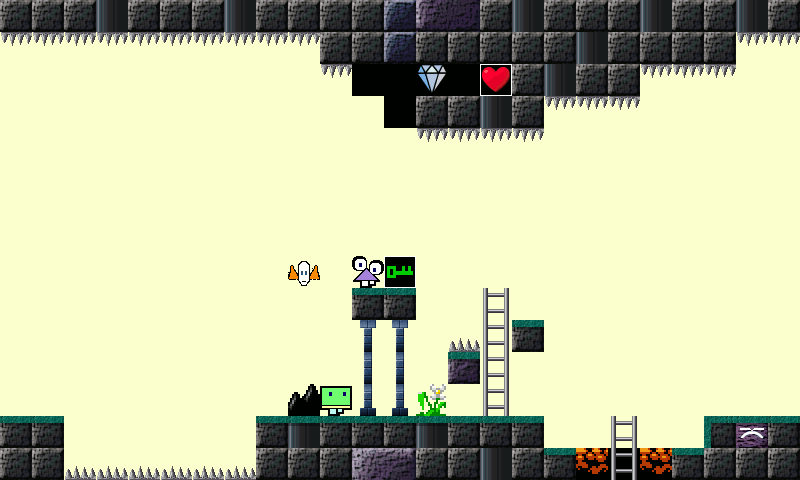

Below is a game level as drawn by its tile map, then a one-line description and the .tmx file that defines it, in full:
An orthogonal 25x15 tile map with 32x32 px tiles, 6 tile layers (Layer 0 tiles, Layer 1 underlays tiles, Layer 2 underlays sprites and player, Layer 3 underlays sprites and mobs, ...), 6 tilesets.

<map version="1.0" tiledversion="1.0.3" orientation="orthogonal" renderorder="right-down" width="25" height="15" tilewidth="32" tileheight="32" nextobjectid="1">
 <tileset firstgid="1" name="0" tilewidth="32" tileheight="32" tilecount="800" columns="8">
  <image source="../images/map0Tiles.png" width="256" height="3200" />
 </tileset>
 <tileset firstgid="801" name="1" tilewidth="32" tileheight="32" tilecount="1744" columns="8">
  <image source="../images/map1UnderlaysTiles.png" width="256" height="7000" />
 </tileset>
 <tileset firstgid="2545" name="2" tilewidth="32" tileheight="32" tilecount="64" columns="8">
  <image source="../images/map2UnderlaysSpritesAndPlayer.png" width="256" height="256" />
 </tileset>
 <tileset firstgid="2609" name="3" tilewidth="32" tileheight="32" tilecount="368" columns="8">
  <image source="../images/map3UnderlaysSpritesAndMobs.png" width="256" height="1500" />
 </tileset>
 <tileset firstgid="2977" name="4" tilewidth="32" tileheight="32" tilecount="120" columns="8">
  <image source="../images/map4OverlaysSprites.png" width="256" height="500" />
 </tileset>
 <tileset firstgid="3097" name="5" tilewidth="32" tileheight="32" tilecount="1000" columns="8">
  <image source="../images/map5OverlaysTiles.png" width="256" height="4000" />
 </tileset>
 <layer name="Layer 0 tiles" width="25" height="15">
  <data encoding="csv">
109,109,109,283,109,109,109,283,109,109,109,109,143,134,135,109,283,109,109,109,283,109,109,283,109,
1,1,1,1,1,1,1,1,1,1,109,109,143,109,109,109,109,109,283,109,109,109,109,1,1,
1,1,1,1,1,1,1,1,1,1,1,64,64,64,64,64,109,283,109,109,1,1,1,1,1,
1,1,1,1,1,1,1,1,1,1,1,1,64,109,109,283,109,1,1,1,1,1,1,1,1,
1,1,1,1,1,1,1,1,1,1,1,1,1,1,1,1,1,1,1,1,1,1,1,1,1,
1,1,1,1,1,1,1,1,1,1,1,1,1,1,1,1,1,1,1,1,1,1,1,1,1,
1,1,1,1,1,1,1,1,1,1,1,1,1,1,1,1,1,1,1,1,1,1,1,1,1,
1,1,1,1,1,1,1,1,1,1,1,1,1,1,1,1,1,1,1,1,1,1,1,1,1,
1,1,1,1,1,1,1,1,1,1,1,1,1,1,1,1,1,1,1,1,1,1,1,1,1,
1,1,1,1,1,1,1,1,1,1,1,109,109,1,1,1,1,1,1,1,1,1,1,1,1,
1,1,1,1,1,1,1,1,1,1,1,1,1,1,1,1,109,1,1,1,1,1,1,1,1,
1,1,1,1,1,1,1,1,1,1,1,1,1,1,111,1,1,1,1,1,1,1,1,1,1,
1,1,1,1,1,1,1,1,1,1,1,1,1,1,1,1,1,1,1,1,1,1,1,1,1,
109,109,1,1,1,1,1,1,109,283,109,109,109,283,109,109,109,1,1,1,1,1,109,283,109,
109,109,1,1,1,1,1,1,109,109,109,126,127,109,109,283,109,109,336,64,336,109,109,109,109
</data>
 </layer>
 <layer name="Layer 1 underlays tiles" width="25" height="15">
  <data encoding="csv">
0,0,0,0,0,0,0,0,0,0,0,0,0,0,0,0,0,0,0,0,0,0,0,0,0,
0,0,0,0,0,0,0,0,0,0,0,0,0,0,0,0,0,0,0,0,0,0,0,0,0,
0,0,0,0,0,0,0,0,0,0,0,0,0,0,0,0,0,0,0,0,0,0,0,0,0,
0,0,0,0,0,0,0,0,0,0,0,0,0,0,0,0,0,0,0,0,0,0,0,0,0,
0,0,0,0,0,0,0,0,0,0,0,0,0,0,0,0,0,0,0,0,0,0,0,0,0,
0,0,0,0,0,0,0,0,0,0,0,0,0,0,0,0,0,0,0,0,0,0,0,0,0,
0,0,0,0,0,0,0,0,0,0,0,0,0,0,0,0,0,0,0,0,0,0,0,0,0,
0,0,0,0,0,0,0,0,0,0,0,0,0,0,0,0,0,0,0,0,0,0,0,0,0,
0,0,0,0,0,0,0,0,0,0,0,0,0,0,0,0,0,0,0,0,0,0,0,0,0,
0,0,0,0,0,0,0,0,0,0,0,0,0,0,0,1233,0,0,0,0,0,0,0,0,0,
0,0,0,0,0,0,0,0,0,0,0,0,0,0,0,1233,0,0,0,0,0,0,0,0,0,
0,0,0,0,0,0,0,0,0,0,0,0,0,0,0,1233,0,0,0,0,0,0,0,0,0,
0,0,0,0,0,0,0,0,0,2129,0,0,0,2054,1073,1233,0,0,0,0,0,0,0,0,0,
0,0,0,0,0,0,0,0,0,0,0,0,0,0,0,0,0,0,0,1193,0,0,0,0,0,
0,0,0,0,0,0,0,0,0,0,0,0,0,0,0,0,0,0,2341,1193,2341,0,0,0,0
</data>
 </layer>
 <layer name="Layer 2 underlays sprites and player" width="25" height="15">
  <data encoding="csv">
0,0,0,0,0,0,0,0,0,0,0,0,0,0,0,0,0,0,0,0,0,0,0,0,0,
0,0,0,0,0,0,0,0,0,0,0,0,0,0,0,0,0,0,0,0,0,0,0,0,0,
0,0,0,0,0,0,0,0,0,0,0,0,0,0,0,0,0,0,0,0,0,0,0,0,0,
0,0,0,0,0,0,0,0,0,0,0,0,0,0,0,0,0,0,0,0,0,0,0,0,0,
0,0,0,0,0,0,0,0,0,0,0,0,0,0,0,0,0,0,0,0,0,0,0,0,0,
0,0,0,0,0,0,0,0,0,0,0,0,0,0,0,0,0,0,0,0,0,0,0,0,0,
0,0,0,0,0,0,0,0,0,0,0,0,0,0,0,0,0,0,0,0,0,0,0,0,0,
0,0,0,0,0,0,0,0,0,0,0,0,0,0,0,0,0,0,0,0,0,0,0,0,0,
0,0,0,0,0,0,0,0,0,0,0,0,0,0,0,0,0,0,0,0,0,0,0,0,0,
0,0,0,0,0,0,0,0,0,0,0,0,0,0,0,0,0,0,0,0,0,0,0,0,0,
0,0,0,0,0,0,0,0,0,0,0,0,0,0,0,0,0,0,0,0,0,0,0,0,0,
0,0,0,0,0,0,0,0,0,0,0,0,0,0,0,0,0,0,0,0,0,0,0,0,0,
0,0,0,0,0,0,0,0,0,0,2545,0,0,0,0,0,0,0,0,0,0,0,0,0,0,
0,0,0,0,0,0,0,0,0,0,0,0,0,0,0,0,0,0,0,0,0,0,0,0,0,
0,0,0,0,0,0,0,0,0,0,0,0,0,0,0,0,0,0,0,0,0,0,0,0,0
</data>
 </layer>
 <layer name="Layer 3 underlays sprites and mobs" width="25" height="15">
  <data encoding="csv">
0,0,0,0,0,0,0,0,0,0,0,0,0,0,0,0,0,0,0,0,0,0,0,0,0,
2886,2886,2886,2886,2886,2886,2886,2886,2886,2886,0,0,0,0,0,0,0,0,0,0,0,0,0,2886,2886,
0,0,0,0,0,0,0,0,0,0,2886,0,0,2866,0,2890,0,0,0,0,2886,2886,2886,0,0,
0,0,0,0,0,0,0,0,0,0,0,0,0,0,0,0,0,2886,2886,2886,0,0,0,0,0,
0,0,0,0,0,0,0,0,0,0,0,0,0,2886,2886,2886,2886,0,0,0,0,0,0,0,0,
0,0,0,0,0,0,0,0,0,0,0,0,0,0,0,0,0,0,0,0,0,0,0,0,0,
0,0,0,0,0,0,0,0,0,0,0,0,0,0,0,0,0,0,0,0,0,0,0,0,0,
0,0,0,0,0,0,0,0,0,0,0,0,0,0,0,0,0,0,0,0,0,0,0,0,0,
0,0,0,0,0,0,0,0,0,2669,0,2658,2868,0,0,0,0,0,0,0,0,0,0,0,0,
0,0,0,0,0,0,0,0,0,0,0,0,0,0,0,2898,0,0,0,0,0,0,0,0,0,
0,0,0,0,0,0,0,0,0,0,0,0,0,0,2884,2898,0,0,0,0,0,0,0,0,0,
0,0,0,0,0,0,0,0,0,0,0,0,0,0,0,2898,0,0,0,0,0,0,0,0,0,
0,0,0,0,0,0,0,0,0,0,0,0,0,0,0,2898,0,0,0,0,0,0,0,0,0,
0,0,0,0,0,0,0,0,0,0,0,0,0,0,0,0,0,0,0,2898,0,0,0,2889,0,
0,0,2884,2884,2884,2884,2884,2884,0,0,0,0,0,0,0,0,0,0,0,2898,0,0,0,0,0
</data>
 </layer>
 <layer name="Layer 4 overlays sprites" width="25" height="15">
  <data encoding="csv">
0,0,0,0,0,0,0,0,0,0,0,0,0,0,0,0,0,0,0,0,0,0,0,0,0,
0,0,0,0,0,0,0,0,0,0,0,0,0,0,0,0,0,0,0,0,0,0,0,0,0,
0,0,0,0,0,0,0,0,0,0,0,0,0,0,0,0,0,0,0,0,0,0,0,0,0,
0,0,0,0,0,0,0,0,0,0,0,0,0,0,0,0,0,0,0,0,0,0,0,0,0,
0,0,0,0,0,0,0,0,0,0,0,0,0,0,0,0,0,0,0,0,0,0,0,0,0,
0,0,0,0,0,0,0,0,0,0,0,0,0,0,0,0,0,0,0,0,0,0,0,0,0,
0,0,0,0,0,0,0,0,0,0,0,0,0,0,0,0,0,0,0,0,0,0,0,0,0,
0,0,0,0,0,0,0,0,0,0,0,0,0,0,0,0,0,0,0,0,0,0,0,0,0,
0,0,0,0,0,0,0,0,0,0,0,0,0,0,0,0,0,0,0,0,0,0,0,0,0,
0,0,0,0,0,0,0,0,0,0,0,0,0,0,0,0,0,0,0,0,0,0,0,0,0,
0,0,0,0,0,0,0,0,0,0,0,0,0,0,0,0,0,0,0,0,0,0,0,0,0,
0,0,0,0,0,0,0,0,0,0,0,0,0,0,0,0,0,0,0,0,0,0,0,0,0,
0,0,0,0,0,0,0,0,0,0,0,0,0,0,0,0,0,0,0,0,0,0,0,0,0,
0,0,0,0,0,0,0,0,0,0,0,0,0,0,0,0,0,0,0,0,0,0,0,0,0,
0,0,0,0,0,0,0,0,0,0,0,0,0,0,0,0,0,0,0,0,0,0,0,0,0
</data>
 </layer>
 <layer name="Layer 5 overlays tiles" width="25" height="15">
  <data encoding="csv">
0,0,0,0,0,0,0,0,0,0,0,0,0,0,0,0,0,0,0,0,0,0,0,0,0,
0,0,0,0,0,0,0,0,0,0,0,0,0,0,0,0,0,0,0,0,0,0,0,0,0,
0,0,0,0,0,0,0,0,0,0,0,0,0,0,0,0,0,0,0,0,0,0,0,0,0,
0,0,0,0,0,0,0,0,0,0,0,0,0,0,0,0,0,0,0,0,0,0,0,0,0,
0,0,0,0,0,0,0,0,0,0,0,0,0,0,0,0,0,0,0,0,0,0,0,0,0,
0,0,0,0,0,0,0,0,0,0,0,0,0,0,0,0,0,0,0,0,0,0,0,0,0,
0,0,0,0,0,0,0,0,0,0,0,0,0,0,0,0,0,0,0,0,0,0,0,0,0,
0,0,0,0,0,0,0,0,0,0,0,0,0,0,0,0,0,0,0,0,0,0,0,0,0,
0,0,0,0,0,0,0,0,0,0,0,0,0,0,0,0,0,0,0,0,0,0,0,0,0,
0,0,0,0,0,0,0,0,0,0,0,3377,3377,0,0,0,0,0,0,0,0,0,0,0,0,
0,0,0,0,0,0,0,0,0,0,0,3098,3098,0,0,0,3377,0,0,0,0,0,0,0,0,
0,0,0,0,0,0,0,0,0,0,0,3100,3100,0,3377,0,0,0,0,0,0,0,0,0,0,
0,0,0,0,0,0,0,0,0,0,0,3099,3099,0,0,0,0,0,0,0,0,0,0,0,0,
3377,3377,0,0,0,0,0,0,3377,3377,3377,3377,3377,3377,3377,3377,3377,0,0,0,0,0,3379,3377,3377,
0,0,0,0,0,0,0,0,0,0,0,0,0,0,0,0,0,3377,0,0,0,3377,0,0,0
</data>
 </layer>
</map>
